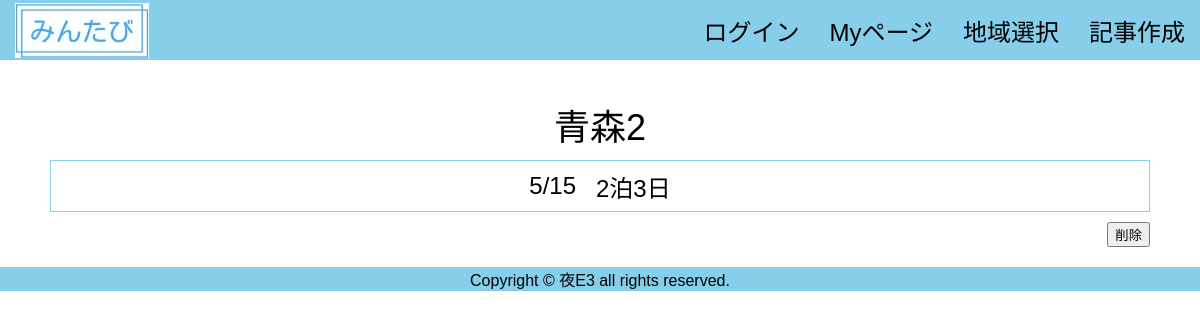
Screenshot of /main/5 with the database file from the repository.
### tables this page shows
CREATE TABLE "page" (
	"ID"	INTEGER PRIMARY KEY AUTOINCREMENT,
	"userID"	INTEGER,
	"editPASS"	TEXT,
	"title"	TEXT,
	"prefectures"	INTEGER,
	"month"	INTEGER,
	"date"	INTEGER,
	"flag"	INTEGER,
	"period"	TEXT
);

### app.py (the view)
@app.route('/main/<int:pageid>')
def main(pageid):
    conn = sqlite3.connect('flaskapp.db')
    c = conn.cursor()
    c.execute("select title, prefectures, month, date, period from page where ID=?", (pageid,))
    page = c.fetchone()
    c.execute(
        "select image, content, datetime,id from post where flag=0 and pageID=?", (pageid,))
    story = []
    for row in c.fetchall():
        story.append(
            {"image": row[0], "content": row[1], "datetime": row[2], "id": row[3]})
    c.close()
    print(pageid)
    print(page)
    print(story)
    return render_template('main.html', pageid=pageid, page=page, story=story)

### templates/main.html (shortened to what this page needs)
<!DOCTYPE html>
{% extends 'base.html' %}
{% block content %}
<div class="title">{{page[0]}}</div>
<div class="main_header">
  <div class="item3">{{page[2]}}/{{page[3]}}</div>
  <div class="item3">{{page[4]}}</div>
</div>
<div class="btn1"><button><a href="/deletepage/{{pageid}}>"></a> 削除</button></div>
{% endblock %}

### static/css/style.css (style rules this page uses)
html { overflow-y: scroll; }
body, h1, h2, h3, h4, h5, p, ul, ol, li, dl, dt, dd { margin: 0px; padding: 0px; }
body { font-family: "Noto Sans Japanese", "ヒラギノ角ゴ Pro W3", "Hiragino Kaku Gothic Pro", "ヒラギノ角ゴ ProN W3", "Hiragino Kaku Gothic ProN", "游ゴシック", YuGothic, "メイリオ", "Meiryo", "HGPｺﾞｼｯｸM", "Osaka", "ＭＳ Ｐゴシック", sans-serif, Century Gothic, Arial; }
.title { display: flex; justify-content: center; align-items: flex-end; font-size: 36px; height: 150px; }
.main_header { display: flex; justify-content: center; align-items: center; height: 50px; font-size: 24px; border: 1px solid skyblue; padding: 0 150px; margin: 10px 50px; }
.item3 { padding: 0 10px; }
.btn1 { display: flex; justify-content: flex-end; margin: 10px 50px; }

### rows the page displays
page: title "青森2", month "5", date "15", period "2泊3日"
